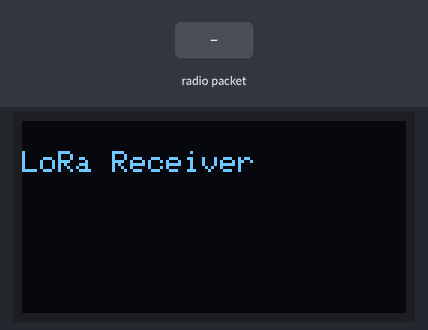
A sketch run on a simulated Arduino Uno, built with avr-gcc and run on an emulated ATmega328P. On the bench: 128×64 one-colour display. Inputs (shaded band) come from the test bench. No radio packets arrive unless stated; what the sketch prints to the serial monitor is not drawn.

Above: at 3.2 s.
3.3 s: radio packet "1" arrives
At 5.5 s:
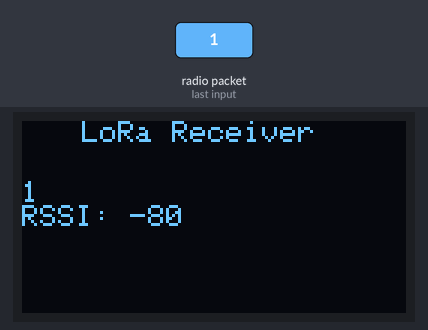
5.8 s: radio packet "0" arrives
At 7.5 s:
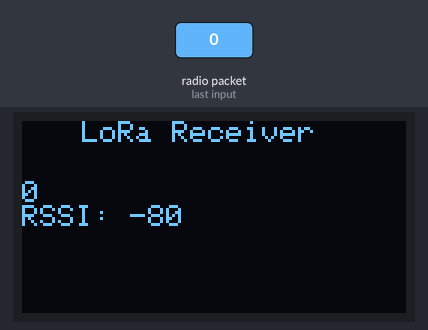
8.3 s: radio packet "2" arrives
Timing chart, 0 to 11.3 s (numbered marks = the images above; inputs shaded):
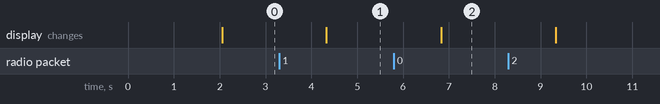

Measured:
- after the input at 3.3 s, the display: changes after 1.0 s (image 1)
- after the input at 5.8 s, the display: changes after 1.0 s (image 2)

The sketch:

LoRa_SX1278_Receiver_Display.ino
```cpp
#include <Wire.h>
#include <Adafruit_GFX.h>
#include <Adafruit_SSD1306.h>

#define SCREEN_WIDTH 128    // OLED display width, in pixels
#define SCREEN_HEIGHT 64    // OLED display height, in pixels
#define OLED_RESET -1       // Reset pin # (or -1 if sharing Arduino reset pin)

Adafruit_SSD1306 display(SCREEN_WIDTH, SCREEN_HEIGHT, &Wire, OLED_RESET);
//////////////////////////////
#include <LoRa.h>
#include <SPI.h>

#define ss 10
#define rst 9
#define dio0 2
String LoRaData = "";

void setup() {
  Serial.begin(9600);
  if (!display.begin(SSD1306_SWITCHCAPVCC, 0x3C))
  {
    Serial.println(F("SSD1306 allocation failed"));
    for (;;);
  }
  delay(2000);
  display.clearDisplay();

  display.setTextSize(1);
  display.setTextColor(WHITE);
  display.setCursor(0, 10);

  display.println("LoRa Receiver");
  display.display();

  while (!Serial);
  Serial.println("LoRa Receiver");

  LoRa.setPins(ss, rst, dio0);    //setup LoRa transceiver module

  while (!LoRa.begin(433E6))     //433E6 - Asia, 866E6 - Europe, 915E6 - North America
  {
    Serial.println(".");
    delay(500);
  }
  LoRa.setSyncWord(0xA5);
  Serial.println("LoRa Initializing OK!");
}

void loop() {
  int packetSize = LoRa.parsePacket();    // try to parse packet
  if (packetSize)
  {

    Serial.println("Received packet");

    while (LoRa.available())              // read packet
    {
      LoRaData = LoRa.readString();
      Serial.print(LoRaData);

    }
    Serial.print("RSSI: ");         // print RSSI of packet
    Serial.println(LoRa.packetRssi());
    Serial.println("");

    display.clearDisplay();
    display.setTextSize(1);
    display.setTextColor(WHITE);
    display.setCursor(20, 0);
    display.println("LoRa Receiver");

    display.setTextSize(1);
    display.setTextColor(WHITE);
    display.setCursor(0, 20);
    display.println(LoRaData);
    display.print("RSSI: ");
    display.println(LoRa.packetRssi());
    display.display();
  }
}
```
